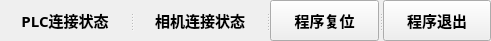
     <widget class="QSplitter" name="splitter">
      <property name="geometry">
       <rect>
        <x>20</x>
        <y>10</y>
        <width>491</width>
        <height>41</height>
       </rect>
      </property>
      <property name="orientation">
       <enum>Qt::Horizontal</enum>
      </property>
      <widget class="QPushButton" name="pushButton_30">
       <property name="font">
        <font>
         <family>新宋体</family>
         <pointsize>11</pointsize>
         <weight>75</weight>
         <bold>true</bold>
        </font>
       </property>
       <property name="text">
        <string>PLC连接状态</string>
       </property>
       <property name="flat">
        <bool>true</bool>
       </property>
      </widget>
      <widget class="QPushButton" name="pushButton_31">
       <property name="font">
        <font>
         <family>新宋体</family>
         <pointsize>11</pointsize>
         <weight>75</weight>
         <bold>true</bold>
        </font>
       </property>
       <property name="text">
        <string>相机连接状态</string>
       </property>
       <property name="flat">
        <bool>true</bool>
       </property>
      </widget>
      <widget class="QPushButton" name="pushButton_29">
       <property name="font">
        <font>
         <family>新宋体</family>
         <pointsize>11</pointsize>
         <weight>75</weight>
         <bold>true</bold>
        </font>
       </property>
       <property name="text">
        <string>程序复位</string>
       </property>
       <property name="flat">
        <bool>false</bool>
       </property>
      </widget>
      <widget class="QPushButton" name="pushButton_32">
       <property name="font">
        <font>
         <family>新宋体</family>
         <pointsize>11</pointsize>
         <weight>75</weight>
         <bold>true</bold>
        </font>
       </property>
       <property name="text">
        <string>程序退出</string>
       </property>
       <property name="flat">
        <bool>false</bool>
       </property>
      </widget>
     </widget>
